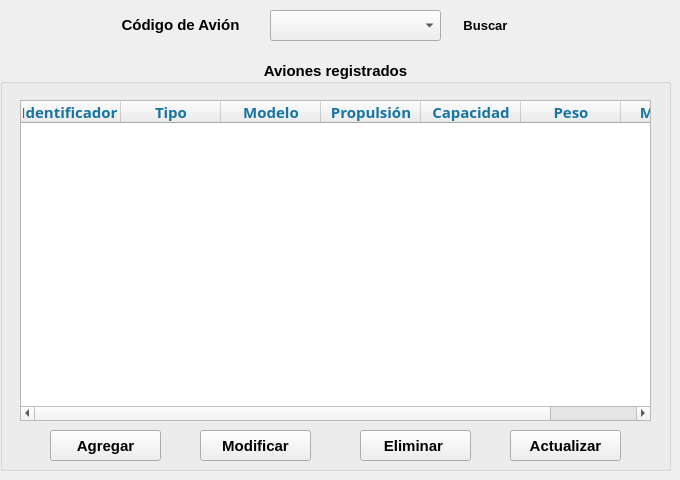
         <widget class="QWidget" name="pg_vista_aviones_6">
          <widget class="QLabel" name="label_cerrarsesion_105">
           <property name="geometry">
            <rect>
             <x>110</x>
             <y>10</y>
             <width>141</width>
             <height>31</height>
            </rect>
           </property>
           <property name="font">
            <font>
             <family>Nirmala UI</family>
             <pointsize>9</pointsize>
             <weight>75</weight>
             <bold>true</bold>
            </font>
           </property>
           <property name="text">
            <string>&lt;html&gt;&lt;head/&gt;&lt;body&gt;&lt;p align=&quot;center&quot;&gt;&lt;span style=&quot; font-size:11pt;&quot;&gt;Código de Avión&lt;/span&gt;&lt;/p&gt;&lt;/body&gt;&lt;/html&gt;</string>
           </property>
          </widget>
          <widget class="QGroupBox" name="groupBox_41">
           <property name="geometry">
            <rect>
             <x>0</x>
             <y>60</y>
             <width>671</width>
             <height>411</height>
            </rect>
           </property>
           <property name="font">
            <font>
             <family>Nirmala UI</family>
             <pointsize>11</pointsize>
             <weight>75</weight>
             <bold>true</bold>
            </font>
           </property>
           <property name="title">
            <string>Aviones registrados</string>
           </property>
           <property name="alignment">
            <set>Qt::AlignCenter</set>
           </property>
           <widget class="QTableWidget" name="tb_avionesregistradosAV_6">
            <property name="geometry">
             <rect>
              <x>20</x>
              <y>40</y>
              <width>631</width>
              <height>321</height>
             </rect>
            </property>
            <property name="font">
             <font>
              <family>Open Sans</family>
              <weight>1</weight>
              <italic>false</italic>
              <bold>false</bold>
             </font>
            </property>
            <property name="styleSheet">
             <string notr="true">color : rgb(0,0,0);
font: 9 pt &quot;Open Sans&quot;</string>
            </property>
            <column>
             <property name="text">
              <string>Identificador </string>
             </property>
             <property name="font">
              <font>
               <family>Nirmala UI</family>
               <pointsize>11</pointsize>
               <weight>75</weight>
               <bold>true</bold>
              </font>
             </property>
             <property name="foreground">
              <brush brushstyle="SolidPattern">
               <color alpha="255">
                <red>22</red>
                <green>117</green>
                <blue>163</blue>
               </color>
              </brush>
             </property>
            </column>
            <column>
             <property name="text">
              <string>Tipo</string>
             </property>
             <property name="font">
              <font>
               <family>Nirmala UI</family>
               <pointsize>11</pointsize>
               <weight>75</weight>
               <bold>true</bold>
              </font>
             </property>
             <property name="foreground">
              <brush brushstyle="SolidPattern">
               <color alpha="255">
                <red>22</red>
                <green>117</green>
                <blue>163</blue>
               </color>
              </brush>
             </property>
            </column>
            <column>
             <property name="text">
              <string>Modelo</string>
             </property>
             <property name="font">
              <font>
               <family>Nirmala UI</family>
               <pointsize>11</pointsize>
               <weight>75</weight>
               <bold>true</bold>
              </font>
             </property>
             <property name="foreground">
              <brush brushstyle="SolidPattern">
               <color alpha="255">
                <red>22</red>
                <green>117</green>
                <blue>163</blue>
               </color>
              </brush>
             </property>
            </column>
            <column>
             <property name="text">
              <string>Propulsión</string>
             </property>
             <property name="font">
              <font>
               <family>Nirmala UI</family>
               <pointsize>11</pointsize>
               <weight>75</weight>
               <bold>true</bold>
              </font>
             </property>
             <property name="foreground">
              <brush brushstyle="SolidPattern">
               <color alpha="255">
                <red>22</red>
                <green>117</green>
                <blue>163</blue>
               </color>
              </brush>
             </property>
            </column>
            <column>
             <property name="text">
              <string>Capacidad</string>
             </property>
             <property name="font">
              <font>
               <family>Nirmala UI</family>
               <pointsize>11</pointsize>
               <weight>75</weight>
               <bold>true</bold>
              </font>
             </property>
             <property name="foreground">
              <brush brushstyle="SolidPattern">
               <color alpha="255">
                <red>22</red>
                <green>117</green>
                <blue>163</blue>
               </color>
              </brush>
             </property>
            </column>
            <column>
             <property name="text">
              <string>Peso</string>
             </property>
             <property name="font">
              <font>
               <family>Nirmala UI</family>
               <pointsize>11</pointsize>
               <weight>75</weight>
               <bold>true</bold>
              </font>
             </property>
             <property name="foreground">
              <brush brushstyle="SolidPattern">
               <color alpha="255">
                <red>22</red>
                <green>117</green>
                <blue>163</blue>
               </color>
              </brush>
             </property>
            </column>
            <column>
             <property name="text">
              <string>Motores</string>
             </property>
             <property name="font">
              <font>
               <family>Nirmala UI</family>
               <pointsize>11</pointsize>
               <weight>75</weight>
               <bold>true</bold>
              </font>
             </property>
             <property name="foreground">
              <brush brushstyle="SolidPattern">
               <color alpha="255">
                <red>22</red>
                <green>117</green>
                <blue>163</blue>
               </color>
              </brush>
             </property>
            </column>
           </widget>
           <widget class="QPushButton" name="bt_eliminar_avion_6">
            <property name="geometry">
             <rect>
              <x>360</x>
              <y>370</y>
              <width>111</width>
              <height>31</height>
             </rect>
            </property>
            <property name="font">
             <font>
              <family>Nirmala UI</family>
              <pointsize>11</pointsize>
              <weight>75</weight>
              <bold>true</bold>
             </font>
            </property>
            <property name="cursor">
             <cursorShape>PointingHandCursor</cursorShape>
            </property>
            <property name="styleSheet">
             <string notr="true">QPushButton:hover
{
	border-style: solid;
   	background-color:#bbdefb;

}

QPushButton:pressed
{
	background-color:#0069c0;
}</string>
            </property>
            <property name="text">
             <string>Eliminar </string>
            </property>
            <property name="iconSize">
             <size>
              <width>40</width>
              <height>50</height>
             </size>
            </property>
            <property name="default">
             <bool>false</bool>
            </property>
            <property name="flat">
             <bool>false</bool>
            </property>
           </widget>
           <widget class="QPushButton" name="bt_agregar_avion_12">
            <property name="geometry">
             <rect>
              <x>50</x>
              <y>370</y>
              <width>111</width>
              <height>31</height>
             </rect>
            </property>
            <property name="font">
             <font>
              <family>Nirmala UI</family>
              <pointsize>11</pointsize>
              <weight>75</weight>
              <bold>true</bold>
             </font>
            </property>
            <property name="cursor">
             <cursorShape>PointingHandCursor</cursorShape>
            </property>
            <property name="styleSheet">
             <string notr="true">QPushButton:hover
{
	border-style: solid;
   	background-color:#bbdefb;

}

QPushButton:pressed
{
	background-color:#0069c0;
}</string>
            </property>
            <property name="text">
             <string>Agregar</string>
            </property>
            <property name="iconSize">
             <size>
              <width>40</width>
              <height>50</height>
             </size>
            </property>
            <property name="flat">
             <bool>false</bool>
            </property>
           </widget>
           <widget class="QPushButton" name="bt_modificar_avion_6">
            <property name="geometry">
             <rect>
              <x>200</x>
              <y>370</y>
              <width>111</width>
              <height>31</height>
             </rect>
            </property>
            <property name="font">
             <font>
              <family>Nirmala UI</family>
              <pointsize>11</pointsize>
              <weight>75</weight>
              <bold>true</bold>
             </font>
            </property>
            <property name="cursor">
             <cursorShape>PointingHandCursor</cursorShape>
            </property>
            <property name="styleSheet">
             <string notr="true">QPushButton:hover
{
	border-style: solid;
   	background-color:#bbdefb;

}

QPushButton:pressed
{
	background-color:#0069c0;
}</string>
            </property>
            <property name="text">
             <string>Modificar</string>
            </property>
            <property name="iconSize">
             <size>
              <width>40</width>
              <height>50</height>
             </size>
            </property>
            <property name="default">
             <bool>false</bool>
            </property>
            <property name="flat">
             <bool>false</bool>
            </property>
           </widget>
           <widget class="QPushButton" name="bt_actualizar_avion_6">
            <property name="geometry">
             <rect>
              <x>510</x>
              <y>370</y>
              <width>111</width>
              <height>31</height>
             </rect>
            </property>
            <property name="font">
             <font>
              <family>Nirmala UI</family>
              <pointsize>11</pointsize>
              <weight>75</weight>
              <bold>true</bold>
             </font>
            </property>
            <property name="cursor">
             <cursorShape>PointingHandCursor</cursorShape>
            </property>
            <property name="styleSheet">
             <string notr="true">QPushButton:hover
{
	border-style: solid;
   	background-color:#bbdefb;

}

QPushButton:pressed
{
	background-color:#0069c0;
}</string>
            </property>
            <property name="text">
             <string>Actualizar</string>
            </property>
            <property name="iconSize">
             <size>
              <width>40</width>
              <height>50</height>
             </size>
            </property>
            <property name="default">
             <bool>false</bool>
            </property>
            <property name="flat">
             <bool>false</bool>
            </property>
           </widget>
          </widget>
          <widget class="QPushButton" name="bt_buscarVuelo_7">
           <property name="geometry">
            <rect>
             <x>440</x>
             <y>10</y>
             <width>91</width>
             <height>31</height>
            </rect>
           </property>
           <property name="font">
            <font>
             <family>Nirmala UI</family>
             <pointsize>10</pointsize>
             <weight>75</weight>
             <bold>true</bold>
            </font>
           </property>
           <property name="cursor">
            <cursorShape>PointingHandCursor</cursorShape>
           </property>
           <property name="styleSheet">
            <string notr="true">QPushButton:hover
{
	border-style: solid;
   	background-color:#bbdefb;

}

QPushButton:pressed
{
	background-color:#0069c0;
}</string>
           </property>
           <property name="text">
            <string>Buscar</string>
           </property>
           <property name="icon">
            <iconset>
             <normaloff>../Ventanas/Icons/buscar.png</normaloff>../Ventanas/Icons/buscar.png</iconset>
           </property>
           <property name="iconSize">
            <size>
             <width>30</width>
             <height>50</height>
            </size>
           </property>
           <property name="flat">
            <bool>true</bool>
           </property>
          </widget>
          <widget class="QComboBox" name="cb_codigoavionAV_6">
           <property name="geometry">
            <rect>
             <x>270</x>
             <y>10</y>
             <width>171</width>
             <height>31</height>
            </rect>
           </property>
           <property name="cursor">
            <cursorShape>PointingHandCursor</cursorShape>
           </property>
           <property name="styleSheet">
            <string notr="true">color : rgb(0,0,0);
font: 10pt &quot;Nirmala UI&quot;</string>
           </property>
           <property name="editable">
            <bool>false</bool>
           </property>
           <property name="duplicatesEnabled">
            <bool>false</bool>
           </property>
           <property name="frame">
            <bool>true</bool>
           </property>
          </widget>
         </widget>
